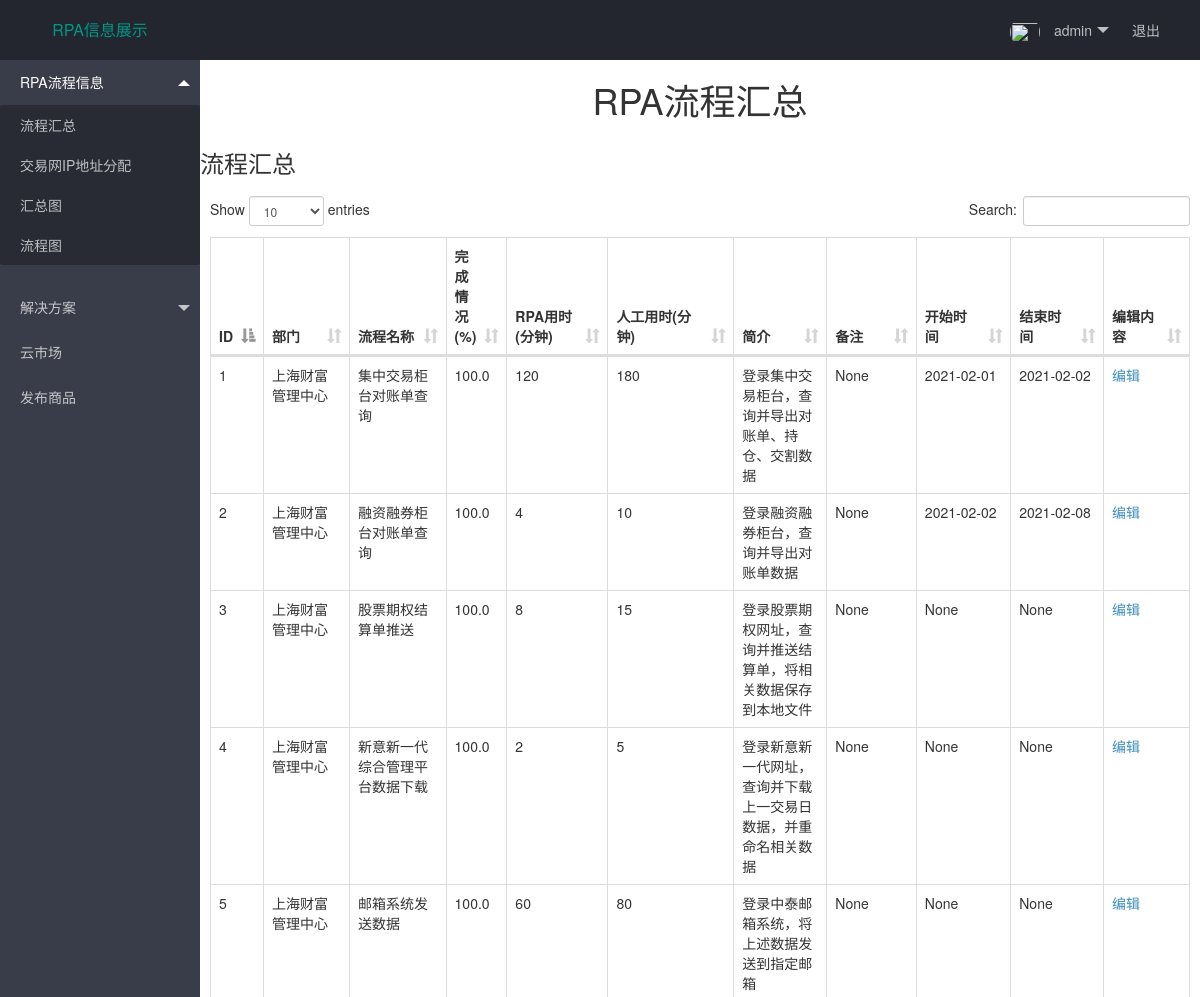
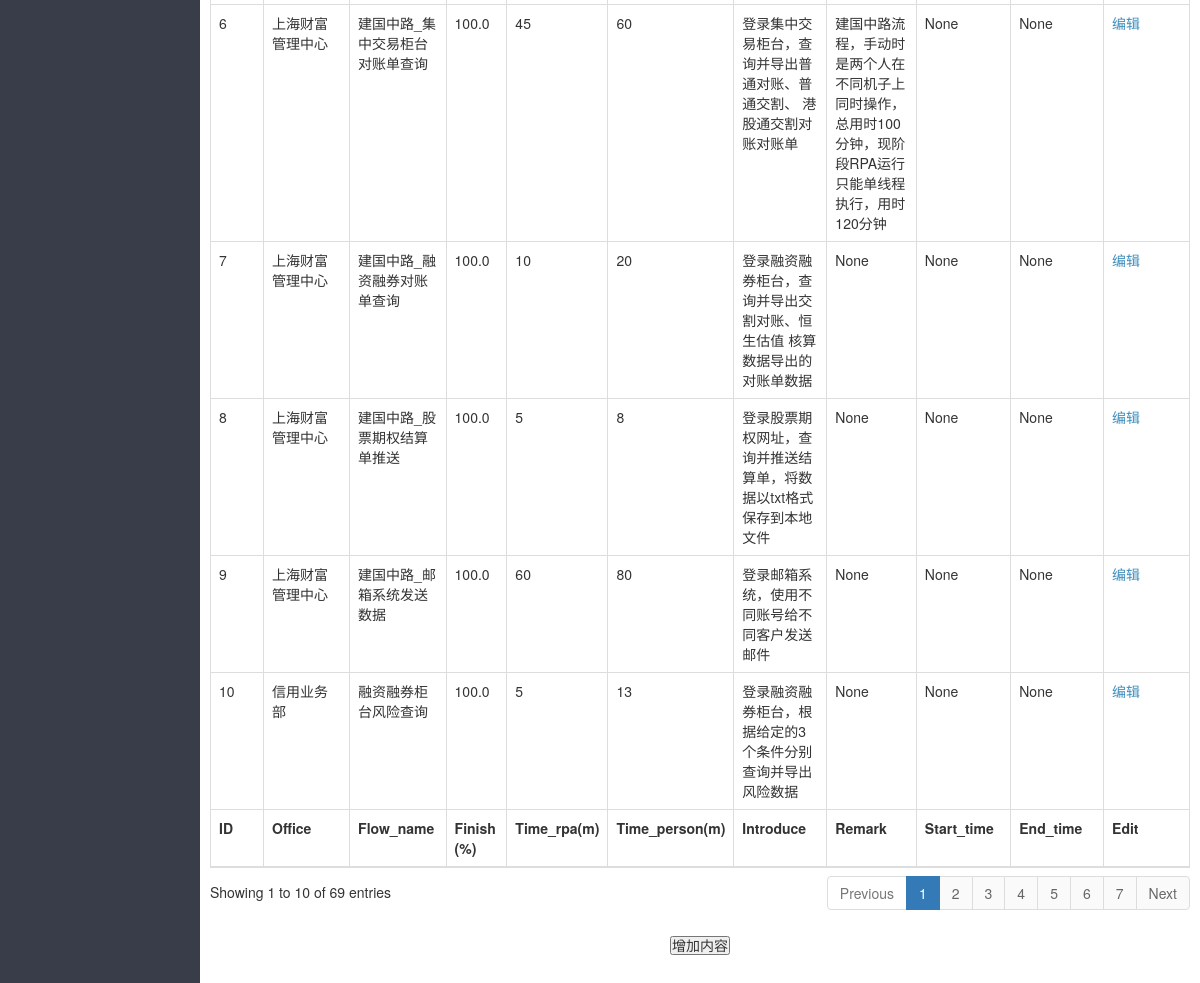
The app's page /info/ with its own data (2 pictures, top to bottom).
### rpa_info/models.py (models this page shows, shortened)
class Rpa(models.Model):
    office = models.CharField(max_length=100)
    flow_name = models.CharField(max_length=100)
    finish = models.FloatField()
    time_rpa = models.CharField(max_length=100, null=True)
    time_person = models.CharField(max_length=100, null=True)
    introduce = models.CharField(max_length=500, null=True)
    remark = models.CharField(max_length=500, null=True)
    start_time = models.CharField(max_length=500, null=True)
    end_time = models.CharField(max_length=500, null=True)

### rpa_info/views.py (the view)
# urls.py: path('', views.table, name='index'),
def table(request):
    if request.method == 'POST':
        id = int(request.POST.get('id', '-1'))
        office = request.POST.get('office')
        flow_name = request.POST.get('flow_name')
        finish = request.POST.get('finish')
        if not is_number(finish):
            finish = 0
        time_rpa = request.POST.get('time_rpa')
        time_person = request.POST.get('time_person')
        introduce = request.POST.get('introduce')
        remark = request.POST.get('remark')
        operate = request.POST.get('operate')
        start_time = request.POST.get('start_time')
        end_time = request.POST.get('end_time')
        print(office, flow_name, finish, time_rpa)
        if operate == 'update':
            new_param = Rpa.objects.get(id=id)
            new_param.office = office
            new_param.flow_name = flow_name
            new_param.finish = finish
            new_param.time_rpa = time_rpa
            new_param.time_person = time_person
            new_param.introduce = introduce
            new_param.remark = remark
            new_param.start_time = start_time
            new_param.end_time = end_time
            new_param.save()
        elif operate == 'delete':
            Rpa.objects.get(id=id).delete()
        result = '执行成功'
        return HttpResponse({"result": json.dumps(result, ensure_ascii=False)})
    else:
        flow_dict = OrderedDict()
        flow_list = Rpa.objects.all().values()
        for i in range(len(flow_list)):
            id, office, flow_name, finish, time_rpa, time_person, introduce, remark, start_time, end_time = flow_list[
                i].values()
            flow_dict[i + 1] = {'id': id, 'office': office, 'flow_name': flow_name, 'finish': finish,
                                'time_rpa': time_rpa, 'time_person': time_person, 'introduce': introduce,
                                'remark': remark, 'start_time': start_time, 'end_time': end_time}
        head_key = ['ID', 'Office', 'Flow_name', 'Finish (%)', 'Time_rpa(m)', 'Time_person(m)', 'Introduce', 'Remark',
                    'Start_time', 'End_time']
        flow_name_list = []
        rpa_time = []
        person_time = []
        ratio_list = []
        flow_list = Time.objects.all().values()
        for i in range(len(flow_list)):
            id, flow_name, time_rpa, time_person = flow_list[i].values()
            if time_rpa is not None and time_person is not None:
                rpa_time.append(time_rpa)
                person_time.append(time_person)
                flow_name_list.append(flow_name)
                ratio_list.append(round(float(time_rpa) / float(time_person), 2))
        office_list = Rpa.objects.values('office').distinct()
        office_table = []
        office_name = []
        for i in range(len(office_list)):
            office = str(list(office_list[i].values()))
            office = office.split("'")[1]
            n = Rpa.objects.filter(office=str(office)).count()
            office_name.append(office)
            if len(office_table) == 0:
                office_table = [{'value': n, 'name': office}]
            else:
                office_table.append({'value': n, 'name': office})
        param = {'flow_name': flow_name_list, 'rpa_time': rpa_time, 'person_time': person_time,
                 'office_table': json.dumps(office_table, ensure_ascii=False),
                 'ratio_list': ratio_list, 'office_name': office_name, 'flow_dict': flow_dict, 'head_key': head_key}
        return render(request, 'info/data_table.html', param)

### rpa_info/templates/info/data_table.html (shortened to what this page needs)
{% extends 'info/base.html' %}
{% load static %}
{% block style%}
    <link rel="stylesheet" type="text/css" href="{% static 'css/bootstrap.min.css' %}"/>
    <link rel="stylesheet" type="text/css" href="{% static 'css/font-awesome.min.css' %}">
    <link rel="stylesheet" type="text/css" href="{% static 'css/ionicons.min.css' %}">
    <link rel="stylesheet" type="text/css" href="{% static 'css/dataTables.bootstrap.min.css' %}">
    <link rel="stylesheet" type="text/css" href="{% static 'css/AdminLTE.min.css' %}">
    <link rel="stylesheet" type="text/css" href="{% static 'css/_all-skins.min.css' %}">
{% endblock %}
{% block content %}
<section class="content-header">
    <h1 align="center">
       RPA流程汇总
    </h1>
</section>
<section class="content">
    <div class="row">
        <div class="col-xs-12">
            <div class="box">
                <div class="box-header">
                    <h3 class="box-title">流程汇总</h3>
                </div>
                <div class="box-body">
                    <table id="example1" class="table table-bordered" width="100%">
                        <thead>
                        <tr align="center" data-bgColor="blue">
                            <th align="right" width="5%">ID</th>
                            <th align="right" width="10%">部门</th>
                            <th align="right" width="10%">流程名称</th>
                            <th align="right" width="5%">完成情况(%)</th>
                            <th align="right" width="5%">RPA用时(分钟)</th>
                            <th align="right" width="5%">人工用时(分钟)</th>
                            <th align="right" width="10%">简介</th>
                            <th align="right" width="10%">备注</th>
                            <th align="right" width="10%">开始时间</th>
                            <th align="right" width="10%">结束时间</th>
                            <th align="right">编辑内容</th>
                        </tr>
                        </thead>
                        <tbody>
                        {% for key, values in flow_dict.items %}
                        <tr>
                            <td align="left" width="5%">{{ key }}</td>
                            <td align="left" width="10%">{{ values.office }}</td>
                            <td align="left" width="10%">{{ values.flow_name }}</td>
                            <td align="left" width="5%">{{ values.finish }}</td>
                            <td align="left" width="5%">{{ values.time_rpa }}</td>
                            <td align="left" width="5%">{{ values.time_person }}</td>
                            <td align="left" width="10%">{{ values.introduce }}</td>
                            <td align="left" width="10%">{{ values.remark }}</td>
                            <td align="left" width="10%">{{ values.start_time }}</td>
                            <td align="left" width="10%">{{ values.end_time }}</td>
                            <td align="left" width="10%" id={{values.id}}><a href="javascript:void(0)"
                                                                             onclick="editTd({{values.id}})">编辑</a></td>
                        </tr>
                        {% endfor %}
                        </tbody>
                        <tfoot align="center">
                        <tr>
                            {% for item in head_key %}
                            <th align="center">{{ item }}</th>
                            {% endfor %}
                            <th align="right">Edit</th>
                        </tr>
                        </tfoot>
                    </table>
                </div>
            </div>
        </div>
    </div>
</section>
<h5 align="center"><input id="AddData" type="button" value="增加内容"></h5>
{% endblock %}

### rpa_info/templates/info/base.html (shortened to what this page needs)
<!DOCTYPE html>
{% load static %}
<html>
<head>
    <link rel="stylesheet" type="text/css" href="{% static 'js/css/layui.css' %}" media="all">
    {% block style %}
    {% endblock %}
<body class="layui-layout-body">
<div class="layui-layout layui-layout-admin">
    <div class="layui-header">
        <div class="layui-logo">RPA信息展示</div>
        <ul class="layui-nav layui-layout-right">
            <li class="layui-nav-item">
                <a href="javascript:;">
                    <img src="//tva1.sinaimg.cn/crop.0.0.118.118.180/5db11ff4gw1e77d3nqrv8j203b03cweg.jpg"
                         class="layui-nav-img">
                    admin
                    <span class="layui-nav-more"></span></a>
            </li>
            <li class="layui-nav-item"><a href=" url 'info:logout' ">退出</a></li>
            </ul>
    </div>
    <div class="layui-side layui-bg-black">
        <div class="layui-side-scroll">
            <ul class="layui-nav layui-nav-tree" lay-filter="test">
                <li class="layui-nav-item layui-nav-itemed">
                    <a class="" href="javascript:;">RPA流程信息
                        <span class="layui-nav-more"></span>
                    </a>
                    <dl class="layui-nav-child">
                        <dd><a href="{% url 'info:index' %}">流程汇总</a></dd>
                        <dd><a href="{% url 'info:ip' %}">交易网IP地址分配</a></dd>
                        <dd><a href="{% url 'info:chart4' %}">汇总图</a></dd>
                        <dd><a href="/flowchart/flowinfo">流程图</a></dd>
                    </dl>
                </li>
                <li class="layui-nav-item">
                    <a href="javascript:;">解决方案<span class="layui-nav-more"></span></a>
                </li>
                <li class="layui-nav-item"><a href="">云市场</a></li>
                <li class="layui-nav-item"><a href="">发布商品</a></li>
            </ul>
        </div>
    </div>
    <div class="layui-body">
       {% block content %}
       {% endblock %}
    </div>
</div>
</body>
</html>

### static/js/css/layui.css (style rules this page uses)
.layui-inline,img { display:inline-block;vertical-align:middle }
h1,h2,h3,h4,h5,h6 { font-weight:400 }
.layui-edge,.layui-header,.layui-inline,.layui-main { position:relative }
.layui-btn,.layui-edge,.layui-inline,img { vertical-align:middle }
blockquote,body,button,dd,div,dl,dt,form,h1,h2,h3,h4,h5,h6,input,li,ol,p,pre,td,textarea,th,ul { margin:0;padding:0;-webkit-tap-highlight-color:rgba(0,0,0,0) }
img { border:none }
li { list-style:none }
table { border-collapse:collapse;border-spacing:0 }
h4,h5,h6 { font-size:100% }
button,input,optgroup,option,select,textarea { font-family:inherit;font-size:inherit;font-style:inherit;font-weight:inherit;outline:0 }
body { line-height:24px;font:14px Helvetica Neue,Helvetica,PingFang SC,Tahoma,Arial,sans-serif }
a { color:#333;text-decoration:none }
.layui-header { z-index:1000;height:60px }
.layui-side { position:fixed;left:0;top:0;bottom:0;z-index:999;width:200px;overflow-x:hidden }
.layui-side-scroll { position:relative;width:220px;height:100%;overflow-x:hidden }
.layui-body { position:absolute;left:200px;right:0;top:0;bottom:0;z-index:998;width:auto;overflow:hidden;overflow-y:auto;box-sizing:border-box }
.layui-layout-body { overflow:hidden }
.layui-layout-admin .layui-header { background-color:#23262E }
.layui-layout-admin .layui-side { top:60px;width:200px;overflow-x:hidden }
.layui-layout-admin .layui-body { top:60px;bottom:44px }
.layui-layout-admin .layui-logo { position:absolute;left:0;top:0;width:200px;height:100%;line-height:60px;text-align:center;color:#009688;font-size:16px }
.layui-layout-admin .layui-header .layui-nav { background:0 0 }
.layui-layout-right { position:absolute!important;right:0;top:0 }
.layui-bg-black,.layui-bg-blue,.layui-bg-cyan,.layui-bg-green,.layui-bg-orange,.layui-bg-red { color:#fff!important }
.layui-bg-black { background-color:#393D49!important }
.layui-nav { position:relative;padding:0 20px;background-color:#393D49;color:#fff;border-radius:2px;font-size:0;box-sizing:border-box }
.layui-nav * { font-size:14px }
.layui-nav .layui-nav-item { position:relative;display:inline-block;*display:inline;*zoom:1;vertical-align:middle;line-height:60px }
.layui-nav .layui-nav-item a { display:block;padding:0 20px;color:#fff;color:rgba(255,255,255,.7);transition:all .3s;-webkit-transition:all .3s }
.layui-nav .layui-this:after,.layui-nav-bar,.layui-nav-tree .layui-nav-itemed:after { position:absolute;left:0;top:0;width:0;height:5px;background-color:#5FB878;transition:all .2s;-webkit-transition:all .2s }
.layui-nav-img { width:30px;height:30px;margin-right:10px;border-radius:50% }
.layui-nav .layui-nav-more { content:'';width:0;height:0;border-style:solid dashed dashed;border-color:#fff transparent transparent;overflow:hidden;cursor:pointer;transition:all .2s;-webkit-transition:all .2s;position:absolute;top:50%;right:3px;margin-top:-3px;border-width:6px;border-top-color:rgba(255,255,255,.7) }
.layui-nav .layui-nav-mored,.layui-nav-itemed>a .layui-nav-more { margin-top:-9px;border-style:dashed dashed solid;border-color:transparent transparent #fff }
.layui-nav-child { display:none;position:absolute;left:0;top:65px;min-width:100%;line-height:36px;padding:5px 0;box-shadow:0 2px 4px rgba(0,0,0,.12);border:1px solid #d2d2d2;background-color:#fff;z-index:100;border-radius:2px;white-space:nowrap }
.layui-nav .layui-nav-child a { color:#333 }
.layui-nav-child dd { position:relative }
.layui-nav-tree { width:200px;padding:0 }
.layui-nav-tree .layui-nav-item { display:block;width:100%;line-height:45px }
.layui-nav-tree .layui-nav-item a { position:relative;height:45px;line-height:45px;text-overflow:ellipsis;overflow:hidden;white-space:nowrap }
.layui-nav-itemed>a,.layui-nav-tree .layui-nav-title a,.layui-nav-tree .layui-nav-title a:hover { color:#fff!important }
.layui-nav-tree .layui-nav-child { position:relative;z-index:0;top:0;border:none;box-shadow:none }
.layui-nav-tree .layui-nav-child a { height:40px;line-height:40px;color:#fff;color:rgba(255,255,255,.7) }
.layui-nav-tree .layui-nav-child,.layui-nav-tree .layui-nav-child a:hover { background:0 0;color:#fff }
.layui-nav-tree .layui-nav-more { right:10px }
.layui-nav-itemed>.layui-nav-child { display:block;padding:0;background-color:rgba(0,0,0,.3)!important }

### records on screen
Rpa: office "上海财富管理中心", flow_name "集中交易柜台对账单查询", finish "100.0", time_rpa "120", time_person "180", introduce "登录集中交易柜台，查询并导出对账单、持仓、交割数据", remark "None", start_time "2021-02-01", end_time "2021-02-02"
Rpa: office "上海财富管理中心", flow_name "融资融券柜台对账单查询", finish "100.0", time_person "10", introduce "登录融资融券柜台，查询并导出对账单数据", remark "None", start_time "2021-02-02", end_time "2021-02-08", time_rpa "4", office "上海财富管理中心", flow_name "新意新一代综合管理平台数据下载", finish "100.0", time_rpa "2", time_person "5", introduce "登录新意新一代网址，查询并下载上一交易日数据，并重命名相关数据", remark "None", start_time "None", end_time "None"
Rpa: office "上海财富管理中心", flow_name "股票期权结算单推送", finish "100.0", time_person "15", introduce "登录股票期权网址，查询并推送结算单，将相关数据保存到本地文件"
Rpa: office "上海财富管理中心", flow_name "邮箱系统发送数据", finish "100.0", time_rpa "60", time_person "80", introduce "登录中泰邮箱系统，将上述数据发送到指定邮箱", remark "None"
Rpa: time_person "6", office "上海财富管理中心", flow_name "建国中路_集中交易柜台对账单查询", finish "100.0", time_rpa "45", time_person "60", introduce "登录集中交易柜台，查询并导出普通对账、普通交割、 港股通交割对账对账单", remark "建国中路流程，手动时是两个人在不同机子上同时操作，总用时100分钟，现阶段RPA运行只能单线程执行，用时120分钟", start_time "None", end_time "None"
Rpa: office "上海财富管理中心", flow_name "建国中路_融资融券对账单查询", finish "100.0", time_rpa "10", time_person "20", introduce "登录融资融券柜台，查询并导出交割对账、恒生估值 核算数据导出的对账单数据", remark "None"
Rpa: office "上海财富管理中心", flow_name "建国中路_股票期权结算单推送", finish "100.0", introduce "登录股票期权网址，查询并推送结算单，将数据以txt格式保存到本地文件", remark "None"
Rpa: id "9", office "上海财富管理中心", flow_name "建国中路_邮箱系统发送数据", finish "100.0", time_rpa "60", time_person "80", introduce "登录邮箱系统，使用不同账号给不同客户发送邮件", remark "None", start_time "None", end_time "None"
Rpa: id "10", office "信用业务部", flow_name "融资融券柜台风险查询", finish "100.0", time_rpa "5", time_person "13", introduce "登录融资融券柜台，根据给定的3个条件分别查询并导出 风险数据", remark "None", start_time "None", end_time "None"

### other values on screen
{{ key }} "1" "2" "3" "5" "7" "8"
{{ values.time_rpa }} "4" "8" "5"
{{ values.remark }} "None"
{{ values.start_time }} "None" "None" "None" "None"
{{ values.end_time }} "None" "None" "None" "None"
{{ values.time_person }} "8"
{{ item }} "ID" "Office" "Flow_name" "Finish (%)" "Time_rpa(m)" "Time_person(m)" "Introduce" "Remark" "Start_time" "End_time"
